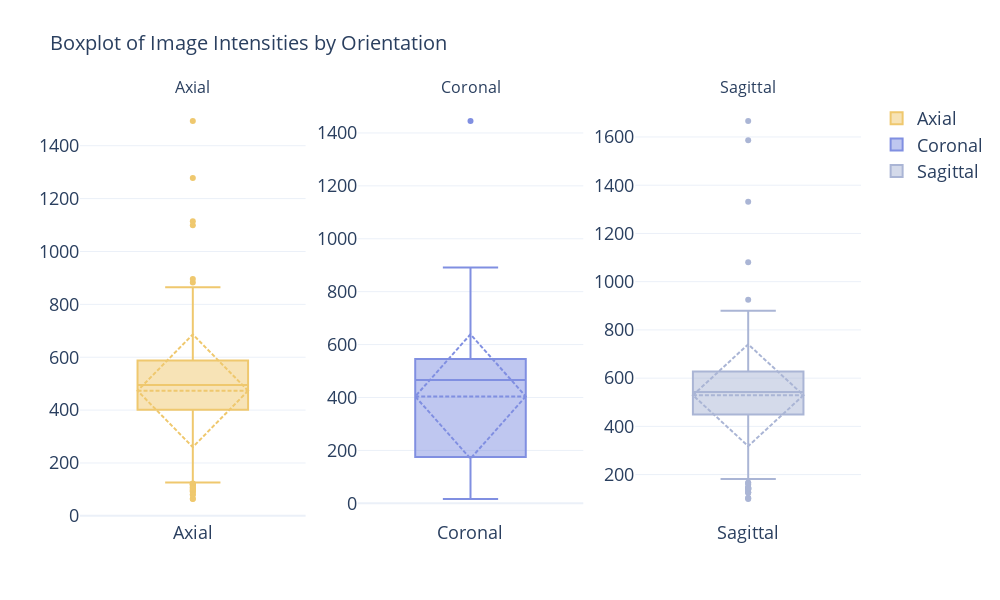

Write notebook code for a chart like this one.
### Code cell
plot_intensity_boxplots_subplots(intensity_values_axial, intensity_values_coronal, intensity_values_sagital,colors_sub)

### Figure 1 — Plotly figure (JSON) as saved in the notebook; plotly's stock layout.template omitted (floating-point values rounded to 4 significant figures; data arrays with more than 128 entries replaced by an {"elided": "..."} marker saying what was removed)
{"data": [{"boxmean": "sd", "marker": {"color": "#efc86e"}, "name": "Axial", "type": "box", "xaxis": "x", "y": {"elided": "216 float values"}, "yaxis": "y"}, {"boxmean": "sd", "marker": {"color": "#808fe1"}, "name": "Coronal", "type": "box", "xaxis": "x2", "y": [583.3, 590.9, 355.6, 364.6, 629.0, 677.5, 654.7, 132.9, 465.9, 470.9, 478.1, 716.7, 499.0, 492.8, 502.7, 142.8, 221.9, 223.1, 124.3, 206.8, 206.4, 16.37, 529.2, 207.2, 462.3, 494.8, 156.5, 140.8, 145.1, 127.9, 582.0, 571.6, 549.3, 158.2, 266.4, 92.59, 511.3, 532.7, 157.2, 186.0, 389.2, 389.2, 142.0, 326.4, 54.65, 773.8, 96.73, 585.1, 550.8, 187.8, 891.0, 490.6, 528.9, 524.1, 516.3, 618.2, 620.0, 531.6, 150.6, 508.8, 501.0, 509.2, 167.7, 698.6, 188.0, 616.4, 123.3, 634.0, 212.2, 485.2, 349.3, 378.9, 1445.0, 494.1, 476.0, 748.1, 162.3, 123.3, 577.7, 148.4, 170.9, 416.7, 397.6], "yaxis": "y2"}, {"boxmean": "sd", "marker": {"color": "#aab5d5"}, "name": "Sagittal", "type": "box", "xaxis": "x3", "y": {"elided": "197 float values"}, "yaxis": "y3"}], "layout": {"annotations": [{"font": {"size": 16}, "showarrow": false, "text": "Axial", "x": 0.1444, "xanchor": "center", "xref": "paper", "y": 1, "yanchor": "bottom", "yref": "paper"}, {"font": {"size": 16}, "showarrow": false, "text": "Coronal", "x": 0.5, "xanchor": "center", "xref": "paper", "y": 1, "yanchor": "bottom", "yref": "paper"}, {"font": {"size": 16}, "showarrow": false, "text": "Sagittal", "x": 0.8556, "xanchor": "center", "xref": "paper", "y": 1, "yanchor": "bottom", "yref": "paper"}], "font": {"size": 18}, "height": 600, "title": {"font": {"size": 20}, "text": "Boxplot of Image Intensities by Orientation"}, "width": 1000, "xaxis": {"anchor": "y", "domain": [0, 0.2889]}, "xaxis2": {"anchor": "y2", "domain": [0.3556, 0.6444]}, "xaxis3": {"anchor": "y3", "domain": [0.7111, 1]}, "yaxis": {"anchor": "x", "domain": [0, 1]}, "yaxis2": {"anchor": "x2", "domain": [0, 1]}, "yaxis3": {"anchor": "x3", "domain": [0, 1]}}}
